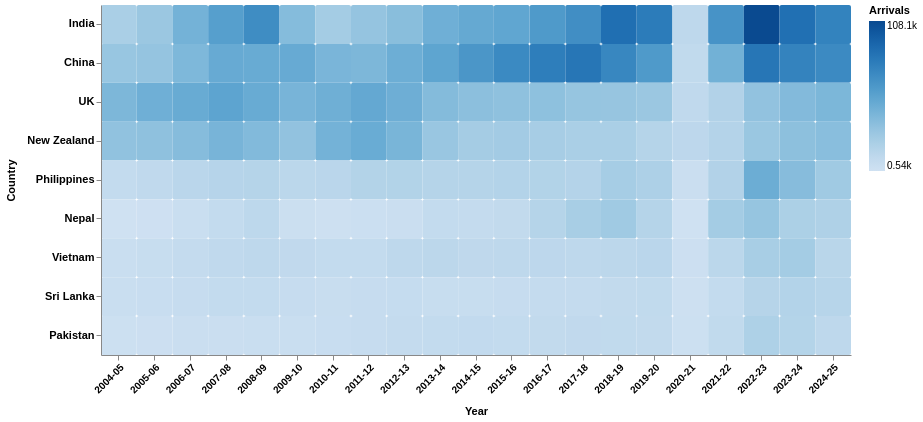

The Vega-Lite source for this figure:
### Vega-Lite specification from a JSON file in a GitHub repository (floating-point values rounded to 4 significant figures; data arrays with more than 128 entries replaced by an {"elided": "..."} marker saying what was removed)
{"$schema": "https://vega.github.io/schema/vega-lite/v5.json", "width": 750, "height": 350, "background": "#ffffff", "config": {"view": {"stroke": null}}, "data": {"values": {"elided": "189 records"}}, "mark": {"type": "rect", "cornerRadius": 2}, "encoding": {"x": {"field": "year", "type": "ordinal", "axis": {"labelAngle": -45, "title": "Year", "labelFontSize": 10, "labelFontWeight": "bold", "titlePadding": 10}}, "y": {"field": "country", "type": "nominal", "sort": ["India", "China", "UK", "New Zealand", "Philippines", "Nepal", "Vietnam", "Sri Lanka", "Pakistan"], "axis": {"title": "Country", "labelFontSize": 11, "titleFontWeight": "bold", "titlePadding": 10, "labelFontWeight": "bold"}}, "color": {"field": "arrivals", "type": "quantitative", "scale": {"scheme": "blues"}, "legend": {"title": "Arrivals", "labelExpr": "(datum.value/1000) + 'k'", "orient": "right", "direction": "vertical", "gradientLength": 150}}, "tooltip": [{"field": "country", "title": "Country"}, {"field": "year", "title": "Year"}, {"field": "arrivals", "title": "Arrivals", "format": ","}]}}
